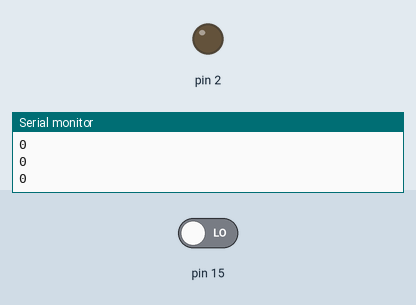
Recording of a sketch running on a simulated Arduino Uno, built with avr-gcc and run on an emulated ATmega328P. Parts: output pins drawn as LEDs (lit = HIGH), the last lines printed to the serial monitor. The inputs (shaded band) are chosen by the test bench; at power-on: pin 15 LOW.

Above: at 1.4 s.
1.5 s: pin 15 driven HIGH
At 2.2 s:
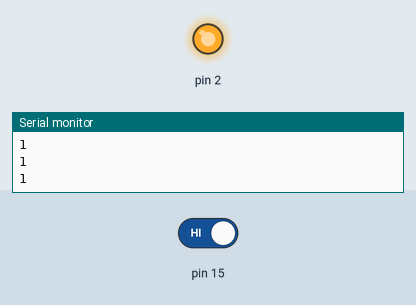
3.0 s: pin 15 driven LOW
At 3.4 s:
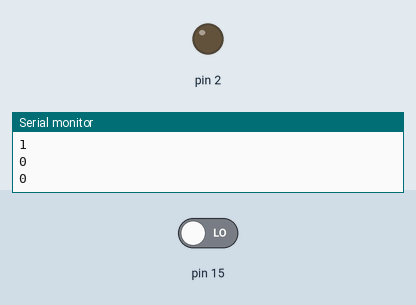
Timing chart, 0 to 6.0 s (numbered marks = the images above; inputs shaded):
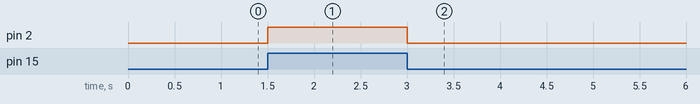

Measured:
- after the input at 1.5 s, pin 2: LOW → HIGH at once
- after the input at 3.0 s, pin 2: HIGH → LOW at once

The sketch:

DS15_DigitalRead.ino
```cpp
void setup(){
 Serial.begin(115200);
 pinMode(15,INPUT);
 pinMode(2,OUTPUT);
}
void loop(){
 int d = digitalRead(15);
 digitalWrite(2, d);
 Serial.print(d,DEC);
 Serial.println();
 delay(300);

}
```
